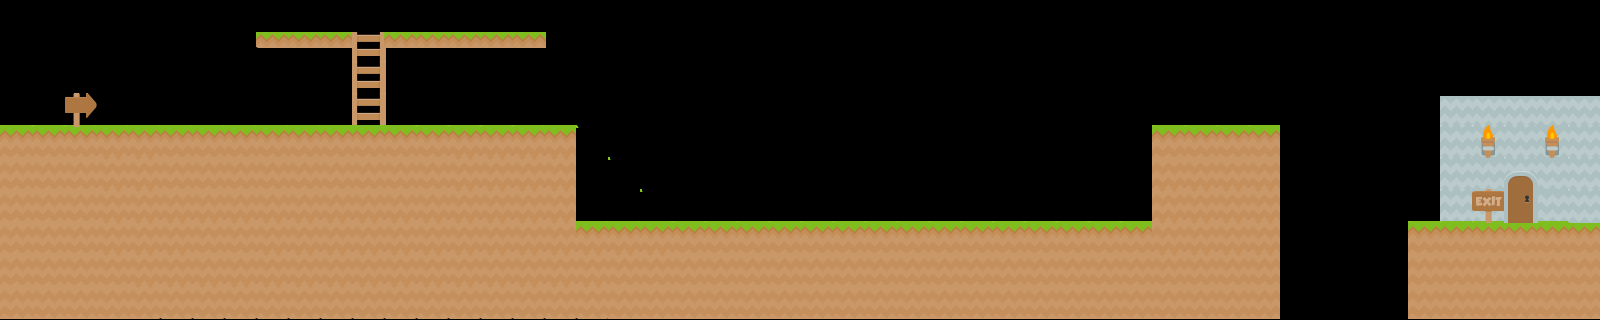

A level layout from a 2D game, rendered from its tile map. Below: a short description, then the map file with tile-grid data replaced by summaries:
An orthogonal 50x10 tile map with 32x32 px tiles, 1 tile layer (ground) and 12 objects (4x cube, 2x enemy, platform, player, finish, ...).

<map version="1.0" orientation="orthogonal" renderorder="right-down" width="50" height="10" tilewidth="32" tileheight="32" nextobjectid="38">
 <tileset firstgid="1" name="g" tilewidth="32" tileheight="32">
  <image source="ground.png" width="1280" height="320" />
 </tileset>
 <layer name="ground" width="50" height="10">
  <data>[500 cells, 412 non-empty, 262 distinct tile ids]</data>
 </layer>
 <objectgroup name="physics">
  <object id="11" type="cube" x="1" y="129" width="575" height="186" />
  <object id="12" type="platform" x="252" y="29" width="291" height="20" />
  <object id="14" type="cube" x="579" y="224" width="699" height="94" />
  <object id="15" type="cube" x="1153" y="130" width="125" height="92" />
  <object id="27" type="cube" x="1409" y="225" width="190" height="94" />
 </objectgroup>
 <objectgroup name="game">
  <object id="17" name="player" x="96" y="95" width="32" height="30" />
  <object id="18" name="finish" x="1505" y="178" width="29" height="45" />
  <object id="24" type="pitfall" x="863" y="191" width="32" height="32" />
  <object id="25" type="enemy" x="704" y="189" width="32" height="32" />
  <object id="26" type="enemy" x="992" y="189" width="32" height="32" />
  <object id="30" type="hole" x="1279" y="314" width="128" height="5" />
  <object id="37" type="item" x="384" y="-2" width="32" height="30" />
 </objectgroup>
</map>
